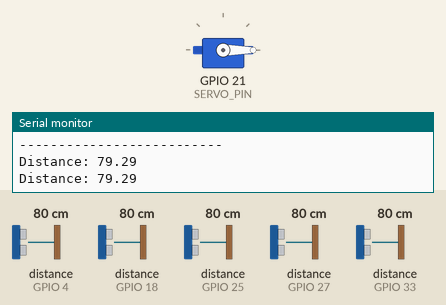
This sketch was run on a simulated ESP32. Parts: servo, the last lines printed to the serial monitor. Wiring (inferred from the names in the program): 5 × ultrasonic range finder: trigger GPIO 14, echo GPIO 18 / trigger GPIO 19, echo GPIO 4 / trigger GPIO 23, echo GPIO 25 / trigger GPIO 26, echo GPIO 27 / trigger GPIO 32, echo GPIO 33. Inputs (shaded band) come from the test bench; at power-on: distance to the obstacle (sensors on GPIO 18, GPIO 4, GPIO 25, GPIO 27, GPIO 33) 80 cm. The echo pulse lasts 58.3 µs per cm; WiFi joins after 1.5 s; servers stay silent unless stated; no MQTT or app messages arrive unless stated.

Above: at 2.7 s.
2.8 s: distance to the obstacle (sensor on GPIO 18) set to 6 cm
4.3 s: distance to the obstacle (sensor on GPIO 18) set to 3 cm
At 8.7 s:
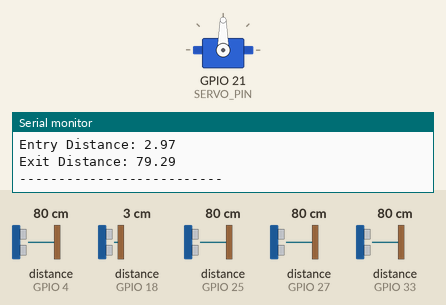
Timing chart, 0 to 14.9 s (numbered marks = the images above; inputs shaded):
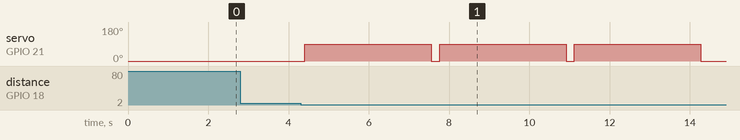

Measured:
- the behaviour switches between 5 and 4 cm on distance to the obstacle (sensor on GPIO 18) (found by bisection; images 0 and 1)
- after the input at 4.3 s, servo on GPIO 21 (SERVO_PIN): alternates 90° for 3.2 s and 0° for 0.20 s, starting after 0.11 s

The sketch:

esp32code.ino
```cpp
#include <WiFi.h>
#include <PubSubClient.h>
#include <ESP32Servo.h>
#include "soc/soc.h"
#include "soc/rtc_cntl_reg.h"

// ================= WIFI =================
const char* ssid = "eshaan";
const char* password = "eshaan1234";

// ================= MQTT =================
const char* mqtt_server = "broker.hivemq.com";

WiFiClient espClient;
PubSubClient client(espClient);

// ================= SERVO =================
Servo gateServo;

#define SERVO_PIN 21

// ================= ENTRY / EXIT =================
#define entryTrig 14
#define entryEcho 18

#define exitTrig 19
#define exitEcho 4

// ================= PARKING SLOTS =================
#define slot1Trig 23
#define slot1Echo 25

#define slot2Trig 26
#define slot2Echo 27

#define slot3Trig 32
#define slot3Echo 33

// ================= SETTINGS =================
const int entryExitThreshold = 4;
const int slotThreshold = 5;
const int maxSlots = 3;

// ================= STATE =================
bool gateOpen = false;
unsigned long gateTimer = 0;

int carCount = 0;

unsigned long lastEntryTime = 0;
unsigned long lastExitTime = 0;

// ================= WIFI =================
void setup_wifi() {
    WiFi.begin(ssid, password);

    Serial.print("Connecting to WiFi");
    while (WiFi.status() != WL_CONNECTED) {
        delay(500);
        Serial.print(".");
    }

    Serial.println("\n WiFi Connected!");
    Serial.print("IP Address: ");
    Serial.println(WiFi.localIP());
}

// ================= MQTT =================
void reconnect() {
    while (!client.connected()) {
        Serial.print("Connecting to MQTT...");
        if (client.connect("ESP32_Parking_System")) {
            Serial.println("Connected!");
        } else {
            Serial.print("Failed, rc=");
            Serial.print(client.state());
            delay(2000);
        }
    }
}

// ================= DISTANCE =================
float readDistance(int trig, int echo) {
    digitalWrite(trig, LOW);
    delayMicroseconds(2);

    digitalWrite(trig, HIGH);
    delayMicroseconds(10);

    digitalWrite(trig, LOW);

    long duration = pulseIn(echo, HIGH, 30000);
    if (duration == 0) return 999;

    return duration * 0.034 / 2;
}

// ================= SLOT DETECTION =================
// ================= SLOT DETECTION =================
bool isOccupied(int trig, int echo) {

    float distance = readDistance(trig, echo);

    Serial.print("Distance: ");
    Serial.println(distance);

    return distance < slotThreshold;
}

// ================= SETUP =================
void setup() {
    WRITE_PERI_REG(RTC_CNTL_BROWN_OUT_REG, 0);

    Serial.begin(115200);

    pinMode(entryTrig, OUTPUT); pinMode(entryEcho, INPUT);
    pinMode(exitTrig, OUTPUT);  pinMode(exitEcho, INPUT);

    pinMode(slot1Trig, OUTPUT); pinMode(slot1Echo, INPUT);
    pinMode(slot2Trig, OUTPUT); pinMode(slot2Echo, INPUT);
    pinMode(slot3Trig, OUTPUT); pinMode(slot3Echo, INPUT);


    gateServo.setPeriodHertz(50);
    gateServo.attach(SERVO_PIN, 500, 2400);
    gateServo.write(0);

    setup_wifi();
    client.setServer(mqtt_server, 1883);
}

// ================= LOOP =================
void loop() {

    if (!client.connected()) reconnect();
    client.loop();

    // ================= SLOT STATUS =================
    bool slot1 = isOccupied(slot1Trig, slot1Echo);
    delay(40);
    bool slot2 = isOccupied(slot2Trig, slot2Echo);
    delay(40);
    bool slot3 = isOccupied(slot3Trig, slot3Echo);

    bool isFull = (slot1 && slot2 && slot3);


    // ================= ENTRY =================
   float entryDist = readDistance(entryTrig, entryEcho);

if (entryDist < entryExitThreshold && entryDist > 1 &&
    carCount < maxSlots &&
    !gateOpen &&
    millis() - lastEntryTime > 3000) {

    Serial.println("ENTRY DETECTED");

    gateServo.write(90);
    gateOpen = true;
    gateTimer = millis();

    carCount++;
    lastEntryTime = millis();
}

    // ================= EXIT =================
  float exitDist = readDistance(exitTrig, exitEcho);

if (exitDist < entryExitThreshold && exitDist > 2 &&
    carCount > 0 &&
    !gateOpen &&
    millis() - lastExitTime > 3000) {

    Serial.println("EXIT DETECTED");

    gateServo.write(90);
    gateOpen = true;
    gateTimer = millis();

    carCount--;
    lastExitTime = millis();
}


    // ================= CLOSE GATE =================
    if (gateOpen && millis() - gateTimer > 3000) {
        gateServo.write(0);
        gateOpen = false;
    }


Serial.println("------ SLOT STATUS ------");
Serial.print("Slot 1: "); Serial.println(slot1 ? "OCCUPIED" : "FREE");
Serial.print("Slot 2: "); Serial.println(slot2 ? "OCCUPIED" : "FREE");
Serial.print("Slot 3: "); Serial.println(slot3 ? "OCCUPIED" : "FREE");

Serial.print("Car Count: "); Serial.println(carCount);

Serial.print("Entry Distance: "); Serial.println(entryDist);
Serial.print("Exit Distance: "); Serial.println(exitDist);

Serial.println("--------------------------");


    // ================= MQTT =================
    static unsigned long lastUpdate = 0;

    if (millis() - lastUpdate > 2000) {

        client.publish("parking/slots/1", slot1 ? "OCCUPIED" : "FREE");
        client.publish("parking/slots/2", slot2 ? "OCCUPIED" : "FREE");
        client.publish("parking/slots/3", slot3 ? "OCCUPIED" : "FREE");

        client.publish("parking/status/full", isFull ? "FULL" : "AVAILABLE");

        char countStr[5];
        sprintf(countStr, "%d", carCount);
        client.publish("parking/status/count", countStr);

        lastUpdate = millis();
    }

    delay(100);
}
```
